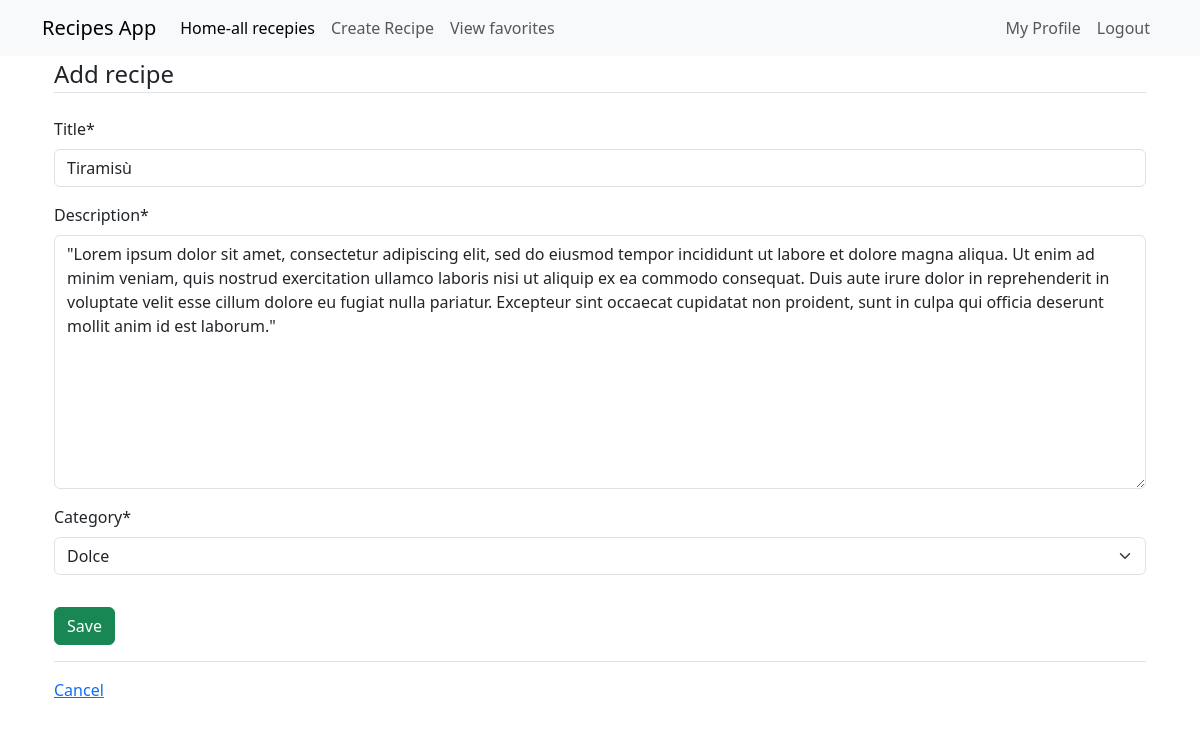
/recipe/10/update/ (signed in), run on the app's committed database.
### recipes/models.py (models this page shows, shortened)
class Recipe(models.Model):
    title = models.CharField(max_length=100)
    description = models.TextField()
    category = models.ForeignKey('categories.Category', on_delete=models.CASCADE, null=True)
    created_at = models.DateTimeField(auto_now_add=True)
    author = models.ForeignKey(User, on_delete=models.CASCADE)
    favorite = models.ManyToManyField(User, related_name='favorite', blank=True)

### categories/models.py (models this page shows)
class Category(models.Model):
    description = models.TextField(max_length=200)
    def __str__(self):
        return self.description

### recipes/views.py (the view, shortened to what this page needs)
# urls.py: path('recipe/<int:pk>/update/', views.RecipeUpdateView.as_view(), name="recipes-update"),
class RecipeUpdateView(LoginRequiredMixin, UserPassesTestMixin, UpdateView):
    model = models.Recipe
    fields = ['title','description','category']
    def test_func(self):
        recipe = self.get_object()
        return self.request.user == recipe.author

### recipes/templates/recipes/recipe_form.html (shortened to what this page needs)
{% extends 'recipes/home.html' %}
{% load crispy_forms_tags %}
{% block content %}
    <div class="container">
        <form method="POST" action="">
            <fieldset class="form-group">
                <legend class="border-bottom mb-4">Add recipe </legend>
                {{ form|crispy }}
            </fieldset>
            <div class="form-group py-3">
                <input class="btn btn-success" type="submit" value = "Save"/>
            </div>
        </form>
        <div class="border-top pt-3">
            <a href="{% url 'recipes-home' %}">Cancel</a>
        </div>
    </div>
{% endblock content %}

### data on the page
Recipe: title "Tiramisù", description "\"Lorem ipsum dolor sit amet, consectetur adipiscing elit, sed do eiusmod tempor incididunt ut labore et dolore magna aliqua. Ut enim ad minim veniam, quis nostrud exercitation ullamco laboris nisi ut aliquip ex ea commodo consequat. Duis aute irure dolor in reprehenderit in voluptate velit esse cillum dolore eu fugiat nulla pariatur. Excepteur sint occaecat cupidatat non proident, sunt in culpa qui officia deserunt mollit anim id est laborum.\"", category "Dolce"
